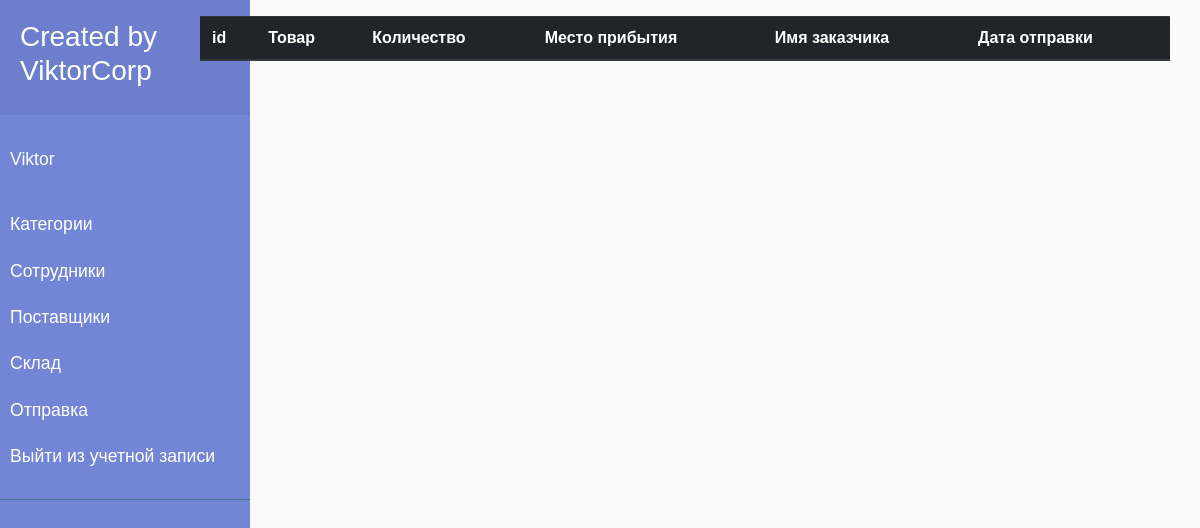
/otpravka/ (signed in), run on an earlier commit of the app's database.
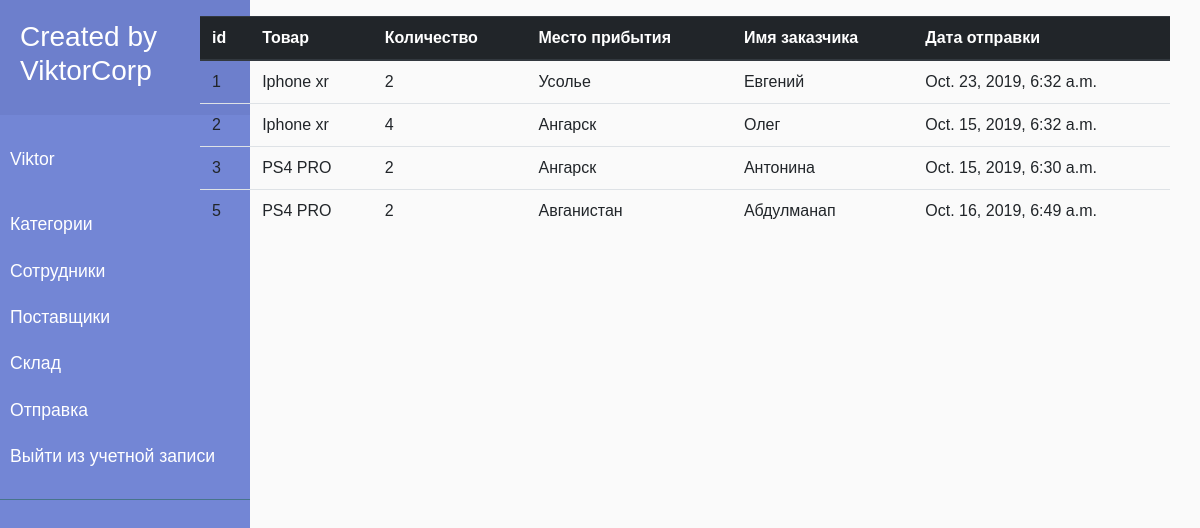
And on a later commit of the database.
### skladik/models.py (models this page shows, shortened)
class otpravka(models.Model):
  item = models.ForeignKey(sklad_item, on_delete = models.CASCADE)
  col_vo_item = models.IntegerField()
  mesto_pribitiya = models.CharField(max_length=200)
  zakazchik_name = models.CharField(max_length=200)
  otpravka_date = models.DateTimeField()

class sklad_item(models.Model):
  item = models.CharField(max_length=200)
  col_vo_sklad = models.IntegerField()
  price = models.FloatField()
  stock = models.IntegerField()
  category = models.ForeignKey(categorya, on_delete = models.CASCADE)
  employee = models.ForeignKey(employee, on_delete = models.CASCADE)
  postavka = models.ForeignKey(postavka, on_delete = models.CASCADE)
  cover = models.FileField(null = True ,blank = True)
  def __str__(self):
  	return self.item

### skladik/views.py (the view)
# urls.py: path('otpravka/', views.otpr, name = 'otpr'),
def otpr(request):
	otpravka_otobr = otpravka.objects.all()
	otpr = {'otpravka_otobr': otpravka_otobr}
	return render(request, 'accounts/otpravka.html', otpr)

### skladik/templates/accounts/otpravka.html (shortened to what this page needs)
{% extends 'base.html' %}
{% load static %}
	{% block body %}
		{% if user.is_authenticated %}
		<table class="table">
			<thead class="thead-dark">
				<tr>
				<th scope="col">id</th>
				<th scope="col">Товар</th>
				<th scope="col">Количество</th>
				<th scope="col">Место прибытия</th>
				<th scope="col">Имя заказчика</th>
				<th scope="col">Дата отправки</th>
				</tr>
				</thead>
			{% for otpravka in otpravka_otobr %}
			<tr>
				<td>{{ otpravka.id }}</td>
				<td>{{ otpravka.item }}</td>
				<td>{{ otpravka.col_vo_item }}</td>
				<td>{{ otpravka.mesto_pribitiya }}</td>
				<td>{{ otpravka.zakazchik_name }}</td>
				<td>{{ otpravka.otpravka_date }}</td>
			</tr>
			{% endfor %}
		</table>
{% endif %}
{% endblock %}

What changed in the data, as far as the page shows it:
added otpravka: id "1", item "Iphone xr", col_vo_item "2", mesto_pribitiya "Усолье", zakazchik_name "Евгений", otpravka_date "Oct. 23, 2019, 6:32 a.m."
added otpravka: id "2", item "Iphone xr", col_vo_item "4", mesto_pribitiya "Ангарск", zakazchik_name "Олег", otpravka_date "Oct. 15, 2019, 6:32 a.m."
added otpravka: id "3", item "PS4 PRO", col_vo_item "2", mesto_pribitiya "Ангарск", zakazchik_name "Антонина", otpravka_date "Oct. 15, 2019, 6:30 a.m."
added otpravka: id "5", item "PS4 PRO", col_vo_item "2", mesto_pribitiya "Авганистан", zakazchik_name "Абдулманап", otpravka_date "Oct. 16, 2019, 6:49 a.m."
